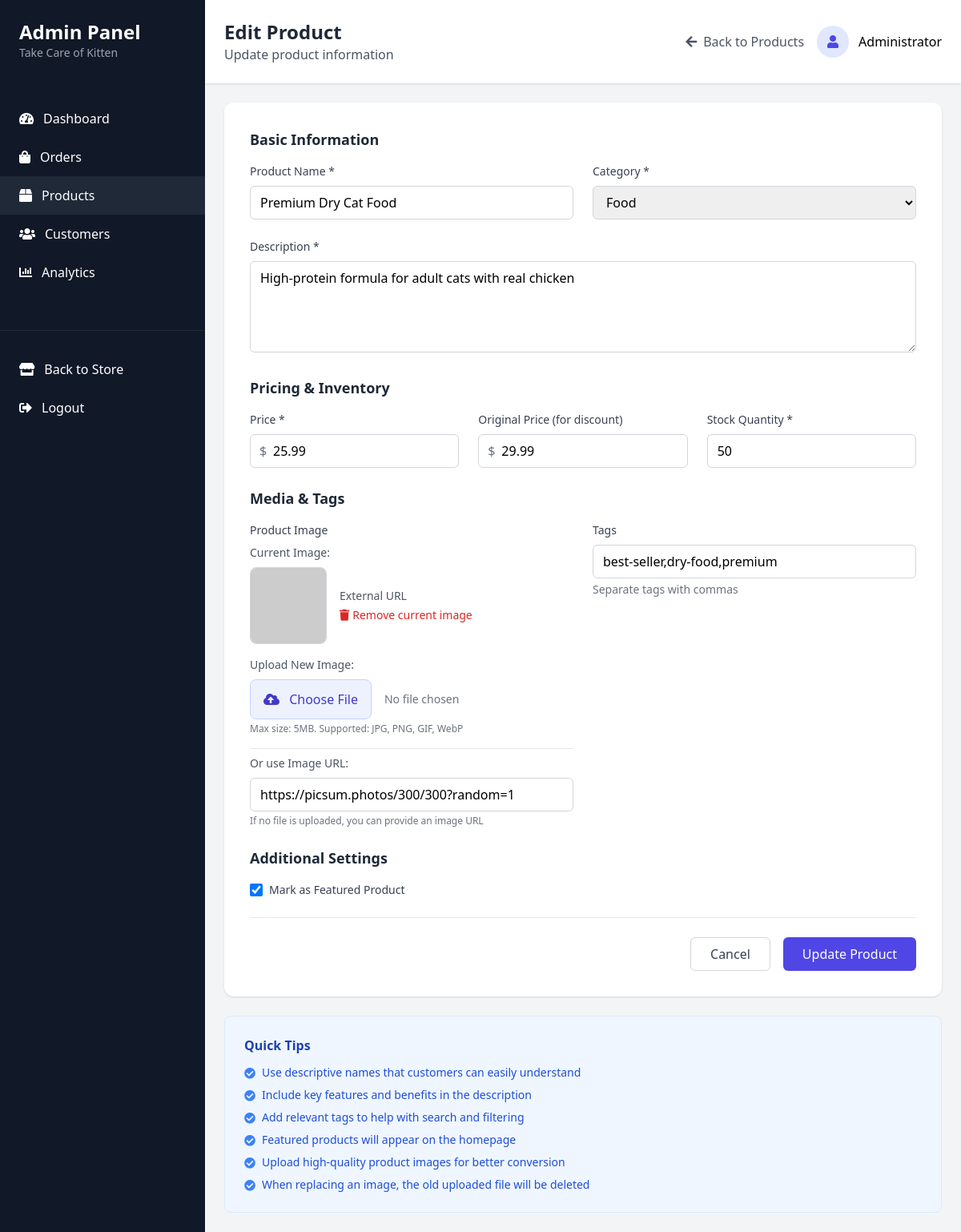
The page /admin-product-edit.php?id=1 (signed in) on the database its author committed.
### tables this page shows
CREATE TABLE products (
    id INT PRIMARY KEY AUTO_INCREMENT,
    name VARCHAR(255) NOT NULL,
    description TEXT,
    price DECIMAL(10, 2) NOT NULL,
    original_price DECIMAL(10, 2),
    category ENUM('food', 'toys', 'accessories', 'health', 'litter', 'travel') NOT NULL,
    image VARCHAR(500),
    stock INT DEFAULT 0,
    rating DECIMAL(3, 2) DEFAULT 0.00,
    reviews INT DEFAULT 0,
    tags VARCHAR(500),
    featured BOOLEAN DEFAULT FALSE,
    created_at TIMESTAMP DEFAULT CURRENT_TIMESTAMP,
    updated_at TIMESTAMP DEFAULT CURRENT_TIMESTAMP ON UPDATE CURRENT_TIMESTAMP
);

### admin-product-edit.php (the view, shortened to what the rows shown need)
<?php
require_once 'includes/functions.php';
$pdo = getDBConnection();
$product_id = isset($_GET['id']) ? intval($_GET['id']) : 0;
$is_edit = $product_id > 0;
if ($is_edit) {
    $stmt = $pdo->prepare("SELECT * FROM products WHERE id = ?");
    $stmt->execute([$product_id]);
    $product = $stmt->fetch();
}
?>
<!DOCTYPE html>
<html lang="en">
<head>
    <link rel="stylesheet" href="https://cdnjs.cloudflare.com/ajax/libs/font-awesome/5.15.3/css/all.min.css">
    <script src="https://cdn.tailwindcss.com"></script>
</head>
<body class="bg-gray-100">
    <div class="flex min-h-screen">
        <?php include 'admin-sidebar.php'; ?>
        <div class="flex-1">
            <div class="bg-white shadow">
                <div class="flex justify-between items-center p-6">
                    <div>
                        <h1 class="text-2xl font-bold text-gray-800">
                            <?php echo $is_edit ? 'Edit Product' : 'Add New Product'; ?>
                        </h1>
                    </div>
                </div>
            </div>
            <div class="p-6">
                <div class="max-w-4xl mx-auto">
                    <div class="bg-white rounded-xl shadow p-8">
                        <form method="POST" class="space-y-6" enctype="multipart/form-data">
                            <div>
                                <div class="grid grid-cols-1 md:grid-cols-2 gap-6">
                                    <div>
                                        <label class="block text-sm font-medium text-gray-700 mb-2">
                                            Product Name *
                                        </label>
                                        <input type="text" name="name" required
                                               value="<?php echo $is_edit ? htmlspecialchars($product['name']) : ''; ?>"
                                               class="w-full px-3 py-2 border border-gray-300 rounded-md focus:outline-none focus:ring-2 focus:ring-indigo-500">
                                    </div>
                                    <div>
                                        <label class="block text-sm font-medium text-gray-700 mb-2">
                                            Category *
                                        </label>
                                        <select name="category" required
                                                class="w-full px-3 py-2 border border-gray-300 rounded-md focus:outline-none focus:ring-2 focus:ring-indigo-500">
                                            <option value="food" <?php echo $is_edit && $product['category'] == 'food' ? 'selected' : ''; ?>>Food</option>
                                        </select>
                                    </div>
                                </div>
                            </div>
                            <div>
                                <label class="block text-sm font-medium text-gray-700 mb-2">
                                    Description *
                                </label>
                                <textarea name="description" rows="4" required
                                          class="w-full px-3 py-2 border border-gray-300 rounded-md focus:outline-none focus:ring-2 focus:ring-indigo-500"><?php echo $is_edit ? htmlspecialchars($product['description']) : ''; ?></textarea>
                            </div>
                            <div>
                                <div class="grid grid-cols-1 md:grid-cols-3 gap-6">
                                    <div>
                                        <div class="relative">
                                            <div class="absolute inset-y-0 left-0 pl-3 flex items-center pointer-events-none">
                                                <span class="text-gray-500">$</span>
                                            </div>
                                            <input type="number" name="price" step="0.01" min="0.01" required
                                                   value="<?php echo $is_edit ? $product['price'] : ''; ?>"
                                                   class="pl-7 w-full px-3 py-2 border border-gray-300 rounded-md focus:outline-none focus:ring-2 focus:ring-indigo-500">
                                        </div>
                                    </div>
                                    <div>
                                        <div class="relative">
                                            <div class="absolute inset-y-0 left-0 pl-3 flex items-center pointer-events-none">
                                                <span class="text-gray-500">$</span>
                                            </div>
                                            <input type="number" name="original_price" step="0.01" min="0"
                                                   value="<?php echo $is_edit ? $product['original_price'] : ''; ?>"
                                                   class="pl-7 w-full px-3 py-2 border border-gray-300 rounded-md focus:outline-none focus:ring-2 focus:ring-indigo-500">
                                        </div>
                                    </div>
                                    <div>
                                        <label class="block text-sm font-medium text-gray-700 mb-2">
                                            Stock Quantity *
                                        </label>
                                        <input type="number" name="stock" min="0" required
                                               value="<?php echo $is_edit ? $product['stock'] : '0'; ?>"
                                               class="w-full px-3 py-2 border border-gray-300 rounded-md focus:outline-none focus:ring-2 focus:ring-indigo-500">
                                    </div>
                                </div>
                            </div>
                            <div>
                                <div class="grid grid-cols-1 md:grid-cols-2 gap-6">
                                    <div>
                                        <div class="space-y-4">
                                            <div class="pt-2 border-t">
                                                <label class="block text-sm text-gray-600 mb-2">Or use Image URL:</label>
                                                <input type="url" name="image_url"
                                                       class="w-full px-3 py-2 border border-gray-300 rounded-md focus:outline-none focus:ring-2 focus:ring-indigo-500"
                                                       placeholder="https://example.com/image.jpg"
                                                       value="<?php echo $is_edit && filter_var($product['image'], FILTER_VALIDATE_URL) ? $product['image'] : ''; ?>">
                                                <p class="text-xs text-gray-500 mt-1">If no file is uploaded, you can provide an image URL</p>
                                            </div>
                                        </div>
                                    </div>
                                    <div>
                                        <label class="block text-sm font-medium text-gray-700 mb-2">
                                            Tags
                                        </label>
                                        <input type="text" name="tags"
                                               value="<?php echo $is_edit ? htmlspecialchars($product['tags']) : ''; ?>"
                                               class="w-full px-3 py-2 border border-gray-300 rounded-md focus:outline-none focus:ring-2 focus:ring-indigo-500"
                                               placeholder="best-seller, premium, organic">
                                        <p class="text-sm text-gray-500 mt-1">Separate tags with commas</p>
                                    </div>
                                </div>
                            </div>
                            <div>
                                <div class="space-y-4">
                                    <div class="flex items-center">
                                        <input type="checkbox" name="featured" id="featured"
                                               <?php echo $is_edit && $product['featured'] ? 'checked' : ''; ?>
                                               class="h-4 w-4 text-indigo-600 focus:ring-indigo-500 border-gray-300 rounded">
                                        <label for="featured" class="ml-2 block text-sm text-gray-700">
                                            Mark as Featured Product
                                        </label>
                                    </div>
                                </div>
                            </div>
                        </form>
                    </div>
                </div>
            </div>
        </div>
    </div>
</body>
</html>

### rows shown on the page
products: name "Premium Dry Cat Food", category "Food", description "High-protein formula for adult cats with real chicken", price "25.99", original_price "29.99", stock "50", image_url "https://picsum.photos/300/300?random=1", tags "best-seller,dry-food,premium", featured "☑"

### other values the page prints
$_SESSION['user_name'] "Administrator"
